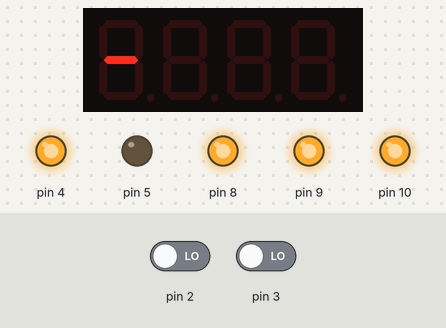
Simulated run of this program. Board: Arduino Mega 2560, built with avr-gcc and run on an emulated ATmega2560. Parts: 4-digit seven-segment display, output pins drawn as LEDs (lit = HIGH). The test bench sets the inputs (shaded band); at power-on: pin 2 LOW, pin 3 LOW.

Above: at 0.82 s.
1.4 s: pin 2 driven HIGH
At 2.6 s:
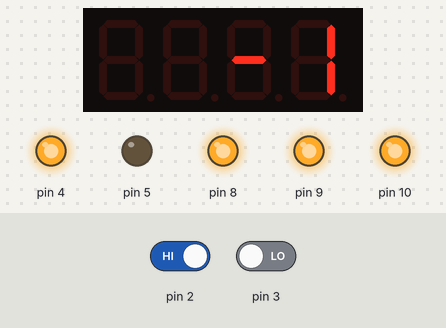
2.9 s: pin 3 driven HIGH
At 3.12 s:
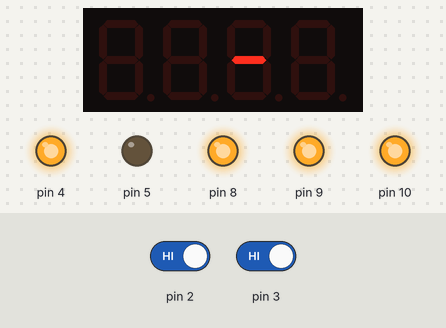
Timing chart, 0 to 5.9 s (numbered marks = the images above; inputs shaded):
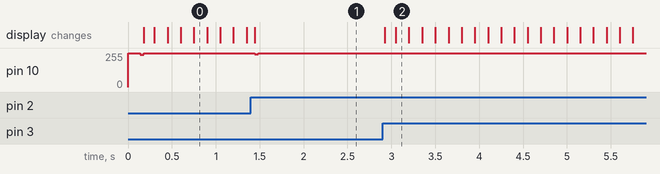

Measured:
- after the input at 1.4 s, pin 10: 255/255 → 244/255 at once, → 255/255 0.04 s later
- after the input at 2.9 s, the display: first changes at once (image 2 shows a later state)

The program:

main.cpp
```cpp
#include <Arduino.h>

// Include the library
#include <TM1637Display.h>
#include "MAX2871.h"
#include <avr/interrupt.h>
#include <EEPROM.h>

// Define the connections pins
#define CLK 50
#define DIO 51

// Create a display object of type TM1637Display
TM1637Display display = TM1637Display(CLK, DIO);
MAX2871 max;

// Create an array that turns all segments ON
const uint8_t allON[] = { 0xff, 0xff, 0xff, 0xff };

// Create an array that turns all segments OFF
const uint8_t allOFF[] = { 0x00, 0x00, 0x00, 0x00 };

// Create an array that sets individual segments per digit to display the word "dOnE"
const uint8_t done[] = {
  SEG_B | SEG_C | SEG_D | SEG_E | SEG_G,          // d
  SEG_A | SEG_B | SEG_C | SEG_D | SEG_E | SEG_F,  // O
  SEG_C | SEG_E | SEG_G,                          // n
  SEG_A | SEG_D | SEG_E | SEG_F | SEG_G           // E
};

// Create degree celsius symbol
const uint8_t celsius[] = {
  SEG_A | SEG_B | SEG_F | SEG_G,  // Degree symbol
  SEG_A | SEG_D | SEG_E | SEG_F   // C
};

bool freq_update = false;

// Display state: 0 = show frequency, 1 = animation
uint8_t state = 1;

uint16_t default_frequency = 915;

void setup() {

  Serial.begin(115200);

  pinMode(2, INPUT);
  pinMode(3, INPUT);

  // Set the brightness to 5 (0=dimmest 7=brightest)
  display.setBrightness(7);

  pinMode(5, OUTPUT);
  digitalWrite(5, LOW);

  pinMode(4, OUTPUT);
  digitalWrite(4, HIGH);

  // Get default frequency from EEPROM
  EEPROM.get(0, default_frequency);

  // Initialize the MAX2871
  max.init();

  delay(100);

  //  Set the frequency
  max.setFreq(default_frequency);

  //  Disable PLL output
  max.controlOutput(0);
}

uint8_t animIndex = 0;
unsigned long lastAnimTime = 0;
const unsigned long animInterval = 150;

// Button lockout variables [Prevent accidental frequency changes when starting the device]
unsigned long state_change_time = 0;
const unsigned long lockout_time = 500;

// Button lockout variables [Prevent accidental frequency changes when pressing both buttons together]
unsigned long button_lock_time = 0;
bool buttons_locked = false;

int freq_backup = 0;
unsigned long change_time = 0;
bool freq_changed = false;

// Button states
static bool last_b1 = false;
static bool last_b2 = false;
static bool last_both = false;

void updateEEPROM() {
  EEPROM.put(0, default_frequency);
}


void loop() {

  // Poll button states
  bool b1 = digitalRead(2) == HIGH;
  bool b2 = digitalRead(3) == HIGH;

  // edge detectie
  bool b1_pressed = b1 && !last_b1;
  bool b2_pressed = b2 && !last_b2;
  bool both_pressed = b1 && b2;
  bool both_edge = both_pressed && !last_both;

  // Handle button presses and state changes
  if (!buttons_locked) {
    // combinatie (één keer!)
    if (both_edge) {
        // state = 1;
        // max.controlOutput(0);
      state = 1;

      if (freq_changed && (millis() - change_time < 1000)) {

          // rollback laatste wijziging
          default_frequency = freq_backup;

          max.setFreq(default_frequency);
          updateEEPROM();

          freq_changed = false;
      }

      max.controlOutput(0);

      // Lock buttons for a short period to prevent accidental changes
      buttons_locked = true;
      button_lock_time = millis();
    }
    else if (b1_pressed && state == 1) {
        state = 0;
        state_change_time = millis();
        freq_update = true;
        max.setFreq(default_frequency);
    }
    else if (b2_pressed && state == 1) {
        state = 0;
        state_change_time = millis();
        freq_update = true;
        max.setFreq(default_frequency);
    }
    else if (b1_pressed && state == 0) {
        if (millis() - state_change_time < lockout_time) return;

        freq_backup = default_frequency;

        state = 0;
        default_frequency += 1;
        freq_update = true;
        max.setFreq(default_frequency);
        updateEEPROM();

        change_time = millis();
        freq_changed = true;
    }
    else if (b2_pressed && state == 0) {
        if (millis() - state_change_time < lockout_time) return;

        freq_backup = default_frequency;

        state = 0;
        default_frequency -= 1;
        freq_update = true;
        max.setFreq(default_frequency);
        updateEEPROM();

        change_time = millis();
        freq_changed = true;
    }
  }
  else {
    // Check if lockout period has passed
    if (millis() - button_lock_time >= 500) {
        buttons_locked = false;
    }
  }

  // update states
  last_b1 = b1;
  last_b2 = b2;
  last_both = both_pressed;

  // Control display based on state
  switch (state){
    case 0:
      if (freq_update) {
        display.clear();
        display.showNumberDec(default_frequency);
        freq_update = false;
      }
      break;

    case 1:
      if (millis() - lastAnimTime >= animInterval) {
        lastAnimTime = millis();

        // Serial.println("update anim");

        uint8_t data[4] = {0, 0, 0, 0};
        data[animIndex] = 0x40;   // midden segment

        display.setSegments(data);

        animIndex++;
        if (animIndex >= 4) {
          animIndex = 0;
        }
      }
      break;
    default:
      break;
    }
}
```
